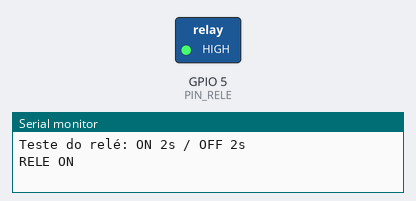
Simulated run of this sketch. Board: ESP32-C6. Shown: switched loads named in the sketch (green lamp = pin HIGH), the last lines printed to the serial monitor.

Above: at 1.0 s.
At 3.0 s:
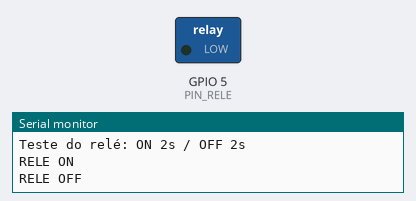
Timing chart, 0 to 5.2 s (numbered marks = the images above):
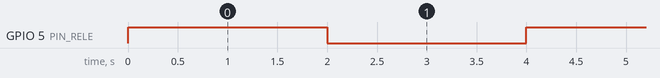

The sketch:

Testes_Rele.ino
```cpp
// TESTE SIMPLES DO RELÉ COM ESP32-C6

const int PIN_RELE = 5;   // pino ligado a IN do relé

void setup() {
  pinMode(PIN_RELE, OUTPUT);

  // começa com o relé desligado
  digitalWrite(PIN_RELE, LOW);   // se o teu módulo for ativo a LOW, troca para HIGH
  Serial.begin(115200);
  Serial.println("Teste do relé: ON 2s / OFF 2s");
}

void loop() {
  // LIGA o relé 2 segundos
  Serial.println("RELE ON");
  digitalWrite(PIN_RELE, HIGH);  // se for ativo a LOW, troca HIGH<->LOW
  delay(2000);

  // DESLIGA o relé 2 segundos
  Serial.println("RELE OFF");
  digitalWrite(PIN_RELE, LOW);
  delay(2000);
}
```

Measured:
- by itself, GPIO 5 (PIN_RELE): alternates HIGH for 2.0 s and LOW for 2.0 s
